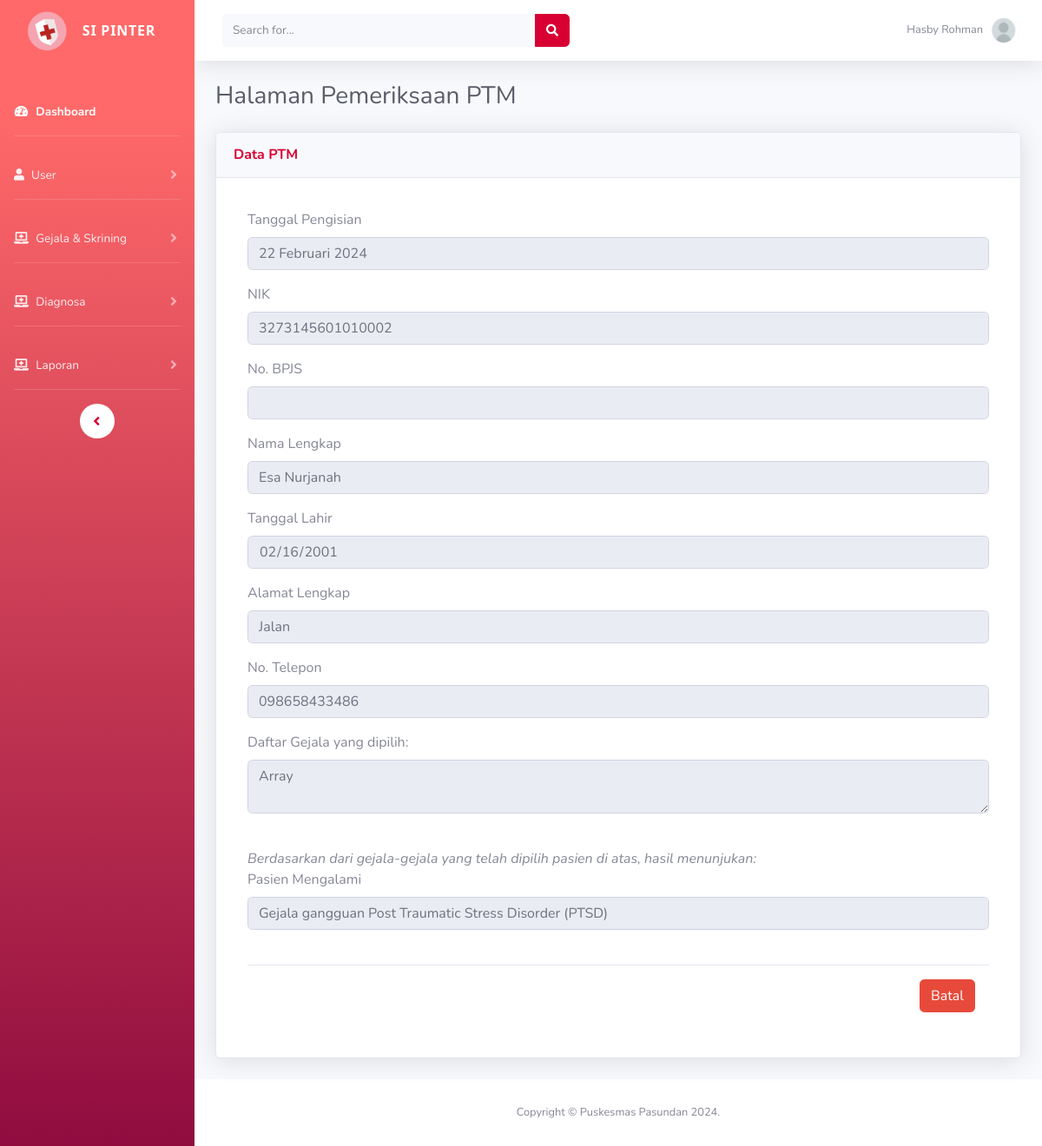
Screenshot of /lihatDataSRQ.php?id_riwayat=10 (signed in) with the database file from the repository.
### tables this page shows
CREATE TABLE `user` (
  `id_user` int(11) NOT NULL,
  `role` varchar(20) NOT NULL,
  `nama` varchar(50) NOT NULL,
  `nama_lengkap` varchar(100) NOT NULL,
  `nik` varchar(16) NOT NULL,
  `email` varchar(50) NOT NULL,
  `ttl` date DEFAULT NULL,
  `tlp` varchar(15) NOT NULL,
  `password` varchar(200) NOT NULL
);

CREATE TABLE `riwayat` (
  `id_riwayat` int(11) NOT NULL,
  `tanggal_pengisian` varchar(50) NOT NULL,
  `nik` varchar(16) NOT NULL,
  `bpjs` varchar(13) NOT NULL,
  `nama_lengkap` varchar(50) NOT NULL,
  `ttl` date NOT NULL,
  `alamat` varchar(200) NOT NULL,
  `tlp` varchar(15) NOT NULL,
  `kode_penyakit` varchar(5) NOT NULL,
  `penyakit` varchar(100) NOT NULL,
  `gejala` varchar(500) NOT NULL
);

### lihatDataSRQ.php (the view, shortened to what this page needs)
<?php
    include "function.php";
    $id_riwayat = $_GET["id_riwayat"];
    $queryRiwayat = mysqli_query($koneksi, "SELECT * FROM riwayat where id_riwayat = '$id_riwayat'");
    $user = mysqli_fetch_assoc($queryRiwayat);
    include 'sidebar.php';
?>
                <div class="container-fluid">
                    <h1 class="h3 mb-2 text-gray-800">Halaman Pemeriksaan PTM</h1>
                    <div class="card shadow mb-4">
                        <div class="card-header py-3">
                            <h6 class="m-0 font-weight-bold text-primary">Data PTM</h6>
                        </div>
                        <div class="card-body">
                        <div class="modal-body">
                        <form action="" id="ubah" method="POST">
                            <div class="form-group ">
                                    <label for="nik">Tanggal Pengisian</label>
                                    <input type="text" class="form-control form-control-user" id="tanggal_pengisian" name="tanggal_pengisian" value="<?= $user['tanggal_pengisian']; ?>" readonly>
                                </div>
                                <div class="form-group ">
                                    <label for="nik">NIK</label>
                                    <input type="text" class="form-control form-control-user" id="nik" name="nik" value="<?= $user['nik']; ?>" readonly>
                                </div>
                                <div class="form-group ">
                                    <label for="bpjs">No. BPJS</label>
                                    <input type="text" class="form-control form-control-user" id="bpjs" name="bpjs" value="<?= $user['bpjs']; ?>" readonly>
                                </div>
                                <div class="form-group ">
                                    <label for="nama_lengkap">Nama Lengkap</label>
                                    <input type="text" class="form-control form-control-user" id="nama_lengkap" name="nama_lengkap" value="<?= $user['nama_lengkap']; ?>" readonly>
                                </div>
                                <div class="form-group">
                                        <label for="ttl">Tanggal Lahir</label>
                                        <input type="date" class="form-control form-control-user" id="ttl" name="ttl" value="<?= $user['ttl']; ?>" readonly>
                                </div>
                                <div class="form-group ">
                                    <label for="alamat">Alamat Lengkap</label>
                                    <input type="text" class="form-control form-control-user" id="alamat" name="alamat" value="<?= $user['alamat']; ?>" readonly>
                                </div>
                                <div class="form-group ">
                                    <label for="tlp">No. Telepon</label>
                                    <input type="text" class="form-control form-control-user" id="tlp" name="tlp" value="<?= $user['tlp']; ?>" readonly>
                                </div>
                                <div class="form-group ">
                                    <label for="tlp">Daftar Gejala yang dipilih:</label>
                                    <textarea type="text" class="form-control form-control-user" id="gejala" name="gejala" value="<?= $user['gejala']; ?>" readonly><?= $user['gejala']; ?></textarea>
                                </div>
                                <br>
                                <i class="text">Berdasarkan dari gejala-gejala yang telah dipilih pasien di atas, hasil menunjukan:</i>
                                <br>
                                <div class="form-group ">
                                    <label for="penyakit">Pasien Mengalami</label>
                                    <input type="text" class="form-control form-control-user" id="penyakit" name="penyakit" style="font-size: 16px;" value="<?php echo $user['penyakit']?>" readonly>
                                </div>
                                <br>
                        <div class="modal-footer">
                            <button type="button" class="btn btn-danger" onclick="history.back();">Batal</button>
                        </div>
                    </form>
                </div>
                    </div>
                </div>
            </div>
            <footer class="sticky-footer bg-white">
                <div class="container my-auto">
                    <div class="copyright text-center my-auto">
                        <span>Copyright &copy; Puskesmas Pasundan 2024.</span>
                    </div>
                </div>
            </footer>
        </div>
    </div>
</body>
</html>

### sidebar.php (shortened to what this page needs)
<?php
    $tampiluser = mysqli_query($koneksi, "SELECT * FROM user where id_user = '$_SESSION[id_user]'");
    $tampil = mysqli_fetch_array($tampiluser);
?>
<!DOCTYPE html>
<html lang="en">
<head>
    <link href="vendor/fontawesome-free/css/all.min.css" rel="stylesheet" type="text/css">
    <link href="css/sb-admin-2.css" rel="stylesheet">
    <link href="vendor/datatables/dataTables.bootstrap4.min.css" rel="stylesheet">
</head>
<body id="page-top">
    <div id="wrapper">
        <ul class="navbar-nav bg-gradient-primary sidebar sidebar-dark accordion" id="accordionSidebar">
            <a class="sidebar-brand d-flex align-items-center justify-content-center" href="indexAdmin.php">
                <div class="sidebar-brand-icon rotate-n-15">
                    <img width="50px" src="gambar/Logo-Skrining.png" />
                </div>
                <div class="sidebar-brand-text mx-3">Si Pinter</div>
            </a>
            <li class="nav-item active" style="margin-top: 30px;">
                <a class="nav-link" href="indexAdmin.php">
                    <i class="fas fa-fw fa-tachometer-alt"></i>
                    <span>Dashboard</span></a>
            </li>
            <hr class="sidebar-divider">
            <li class="nav-item">
                <a class="nav-link collapsed" href="#" data-toggle="collapse" data-target="#collapseTwo"
                    aria-expanded="true" aria-controls="collapseTwo">
                    <i class="fas fa-user"></i>
                    <span>User</span>
                </a>
            </li>
            <hr class="sidebar-divider">
            <li class="nav-item">
                <a class="nav-link collapsed" href="#" data-toggle="collapse" data-target="#collapseUtilities"
                    aria-expanded="true" aria-controls="collapseUtilities">
                    <i class="fas fa-laptop-medical"></i>
                    <span>Gejala & Skrining</span>
                </a>
            </li>
            <hr class="sidebar-divider">
            <li class="nav-item">
                <a class="nav-link collapsed" href="#" data-toggle="collapse" data-target="#collapseDiagnosa"
                    aria-expanded="true" aria-controls="collapseUtilities">
                    <i class="fas fa-laptop-medical"></i>
                    <span>Diagnosa</span>
                </a>
            </li>
            <hr class="sidebar-divider">
            <li class="nav-item">
                <a class="nav-link collapsed" href="#" data-toggle="collapse" data-target="#collapselaporan"
                    aria-expanded="true" aria-controls="collapseUtilities">
                    <i class="fas fa-laptop-medical"></i>
                    <span>Laporan</span>
                </a>
            </li>
            <hr class="sidebar-divider d-none d-md-block">
            <div class="text-center d-none d-md-inline">
                <button class="rounded-circle border-0" id="sidebarToggle"></button>
            </div>
        </ul>
<div id="content-wrapper" class="d-flex flex-column">
<div id="content">
    <nav class="navbar navbar-expand navbar-light bg-white topbar mb-4 static-top shadow">
        <form
            class="d-none d-sm-inline-block form-inline mr-auto ml-md-3 my-2 my-md-0 mw-100 navbar-search">
            <div class="input-group">
                <input type="text" class="form-control bg-light border-0 small" placeholder="Search for..."
                    aria-label="Search" aria-describedby="basic-addon2">
                <div class="input-group-append">
                    <button class="btn btn-primary" type="button">
                        <i class="fas fa-search fa-sm"></i>
                    </button>
                </div>
            </div>
        </form>
        <ul class="navbar-nav ml-auto">
            <li class="nav-item dropdown no-arrow">
                <a class="nav-link dropdown-toggle" href="#" id="userDropdown" role="button"
                    data-toggle="dropdown" aria-haspopup="true" aria-expanded="false">
                    <span class="mr-2 d-none d-lg-inline text-gray-600 small"><?=$tampil['nama_lengkap']?></span>
                    <img class="img-profile rounded-circle"
                        src="gambar/User.png">
                </a>
            </li>
        </ul>
    </nav>

### rows the page displays
user: nama_lengkap "Hasby Rohman"
riwayat: tanggal_pengisian "22 Februari 2024", nik "3273145601010002", nama_lengkap "Esa Nurjanah", ttl "02/16/2001", alamat "Jalan", tlp "098658433486", gejala "Array", penyakit "Gejala gangguan Post Traumatic Stress Disorder (PTSD)"
